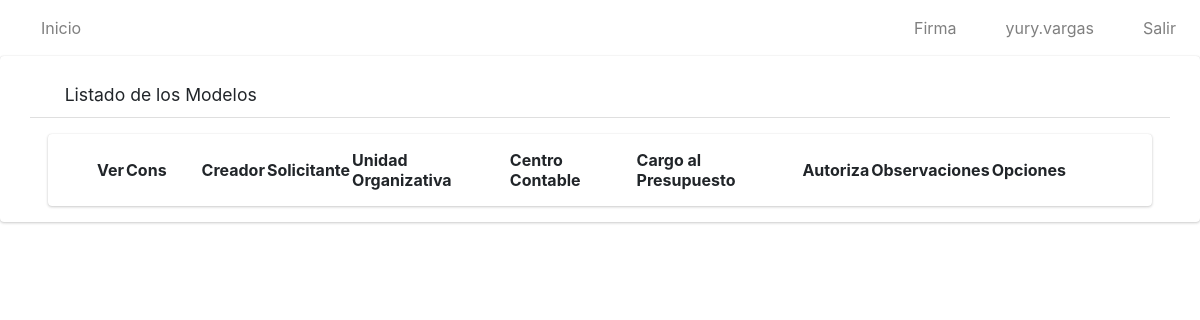
/listar/modelos/cancelados/ (signed in), run on an earlier commit of the app's database.
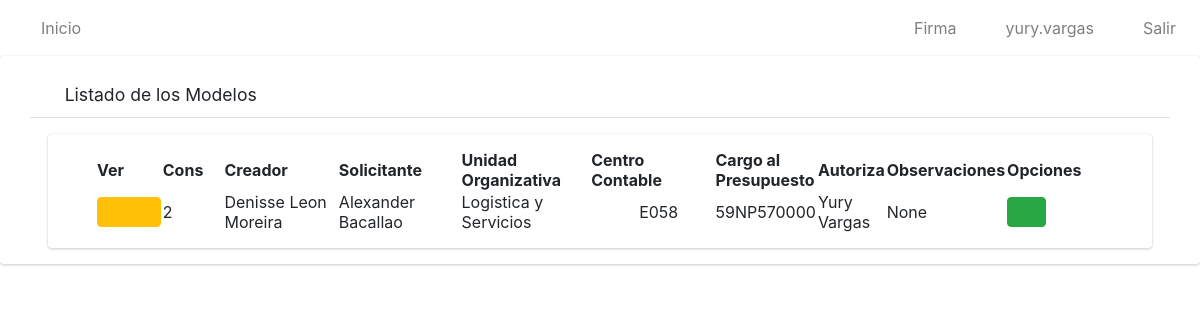
And on a later commit of the database.
### app/models.py (models this page shows, shortened)
class Modelo(models.Model):
    nombre=models.CharField(max_length=50)
    solicitante=models.CharField(max_length=50)
    unidad_organizativa=models.CharField(max_length=100)
    c_contable=models.CharField(max_length=4)
    consec=models.IntegerField()
    solicitudes=models.ManyToManyField(Solicitud)
    parleg=models.CharField(max_length=20)
    autoriza=models.CharField(max_length=50)
    cargo_presupuesto=models.CharField(max_length=20)
    observaciones = models.CharField(max_length=500, blank=True, null=True)
    estado=models.CharField(max_length=10)
    cargo_autoriza=models.CharField(max_length=100)
    dependencia_autoriza=models.CharField(max_length=100)
    cargo_solicita=models.CharField(max_length=100)
    area_trabajo_solicita=models.CharField(max_length=100)

### app/views.py (the view)
# urls.py: path('listar/modelos/cancelados/', ModeloCancelListView.as_view(), name='listarModCancel'),
class ModeloCancelListView(ListView):
    model = Modelo
    template_name = 'modelos/listarCancelados.html'
    @method_decorator(login_required)
    def dispatch(self, request, *args, **kwargs):
        return super().dispatch(request,*args,** kwargs)
    def get_context_data(self, **kwargs):
        context = super().get_context_data(**kwargs)
        lista_solicitantes=[]
        modelos=Modelo.objects.all()
        pos=0
        context['title'] = "Listado de Solicitudes"
        context['solicitantes'] = lista_solicitantes
        context['object_list'] = Modelo.objects.all().filter(estado="cancel")
        return context

### app/templates/modelos/listarCancelados.html (shortened to what this page needs)
{% extends 'base.html' %}
{% load static %}
{% block content %}
    <div class=" card card-default">
        <div class="card-header px-3 mb-3 mt-3 container">
            <h3 class="card-title">
            <i class="fas fa-search"></i>
                Listado de los Modelos
            </h3>
            </div>
        <div class="card card-body content-header mx-5 px-5">
            <table id="myTable" class="display" style="width: 100%;">
                <thead>
                    <tr>
                        <th>Ver</th>
                        <th style="width: 2cm">Cons</th>
                        <th>Creador</th>
                        <th>Solicitante</th>
                        <th>Unidad Organizativa</th>
                        <th>Centro Contable</th>
                        <th>Cargo al Presupuesto</th>
                        <th>Autoriza</th>
                        <th>Observaciones</th>
                        <th style="width: 3cm">Opciones</th>
                    </tr>
                </thead>
                <tbody>
                    {% for i in object_list %}
                    <tr>
                        <td style="width: 1cm"><a href="{% url 'solicitudModel' i.id%}" type="button" class="btn btn-warning">
                    <i class="fas fa-eye" style="width: 1cm"></i>
                </a></td>
                        <td style="width: 20px;">{{i.consec}}</td>
                        <td style="width: 150px;">{{i.nombre}}</td>
                        <td style="width: 150px;">{{i.solicitante}}</td>
                        <td style="width: 150px;">{{i.unidad_organizativa}}</td>
                        <td style="width: 150px;"><div class="pl-5">{{i.c_contable}}</div></td>
                        <td>{{i.cargo_presupuesto}}</td>
                        <td>{{i.autoriza}}</td>
                        <td>{{i.observaciones}}</td>
                        <td>
                {% if perms.app.view_modelo %}
                <a href="#" type="button" class="btn btn-success">
                    <i class="fas fa-download"></i>
                </a>
                {% endif %}
                        </td>
                    </tr>
                    {% endfor %}
                </tbody>
            </table>
        </div>
    </div>
{% endblock %}

What changed in the data, as far as the page shows it:
now on this page (row edited): Modelo: consec "2", nombre "Denisse Leon Moreira", solicitante "Alexander Bacallao", unidad_organizativa "Logistica y Servicios", c_contable "E058", cargo_presupuesto "59NP570000", autoriza "Yury Vargas", observaciones "None"
